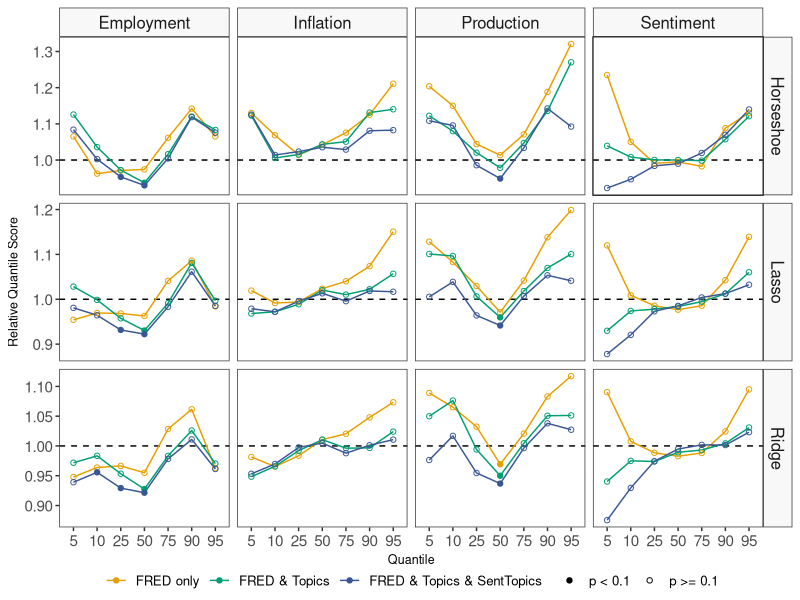
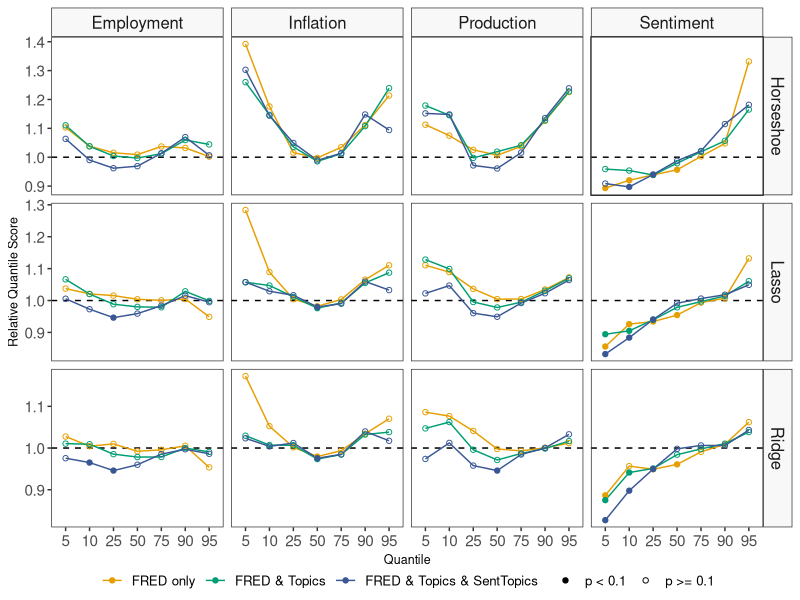

Source code (R) for these figures, in order:
library(tidyverse)

# Set path to folder 'Results'
# setwd("")

# Colors
r_colors <- c(
  "#000000", "#E69F00", "#3a5795", "#56B4E9", "#009E73", "#0072B2",
  "#D55E00", "#CC79A7"
)

# -----------------------------------------------------------------------------#
# ---------         Upper panel (data in folder 'Results')   ------------------#
# -----------------------------------------------------------------------------#
sheets <- readxl::excel_sheets("Results_linear_all.xlsx")
df_all <- purrr::map_df(
  sheets,
  ~ mutate(readxl::read_excel("Results_linear_all.xlsx", sheet = .x),
    sheetname = .x
  )
)

# Create tibble for ggplot
df_plots_var <- df_all |>
  select(Row, QLmean, sheetname, QL_DM) |>
  mutate(model = (str_extract(Row, "\\w+_|^\\w+\\s\\w+") |>
    str_remove("fred") |>
    str_remove("_"))) |>
  mutate(fred = parse_number(str_extract(Row, "fred=\\d"))) |>
  mutate(text = parse_number(str_extract(Row, "text=0y|text=1y|text=2y|text=6y"))) |>
  mutate(
    Predictors = str_c(fred, text),
    Predictors = case_when(
      Predictors == "10" ~ "FRED only",
      Predictors == "11" ~ "FRED & Topics",
      Predictors == "16" ~ "FRED & Topics & SentTopics"
    )
  ) |>
  mutate(Predictors = fct_relevel(Predictors, c("FRED only", "FRED & Topics"))) |> # sort baseline
  mutate(
    q = parse_number(str_extract(sheetname, "q=\\d+")),
    q = fct_relevel(as.factor(q), c("5", "10"))
  ) |>
  mutate(h = parse_number(str_extract(sheetname, "h=\\d+"))) |>
  mutate(ylag = parse_number(str_extract(Row, "ylag=\\d+"))) |>
  mutate(
    response = str_extract(sheetname, "CPI|INDPRO|UMCSENT|CE16"),
    response = case_when(
      response == "CE16" ~ "Employment",
      response == "CPI" ~ "Inflation",
      response == "INDPRO" ~ "Production",
      response == "UMCSENT" ~ "Sentiment"
    )
  ) |>
  drop_na()

# Subset tibble
df_plots_var |>
  filter(h == 7 & ylag == 12) |>
  filter(model %in% c("Horseshoe", "Lasso", "Ridge")) |>
  mutate(model = fct_relevel(model, "Horseshoe", "Lasso", "Ridge")) |>
  mutate(shape_point = if_else(QL_DM < 0.1, "p < 0.1", "p >= 0.1")) |>
  # Make ggplot
  ggplot() +
  theme_bw() +
  geom_hline(yintercept = 1, linetype = "dashed") +
  geom_line(aes(x = q, y = QLmean, color = Predictors, group = Predictors)) +
  geom_point(aes(x = q, y = QLmean, color = Predictors, shape = shape_point)) +
  facet_grid(model ~ response, scales = "free_y") +
  labs(
    y = "Relative Quantile Score",
    x = "Quantile"
  ) +
  theme(
    legend.position = "bottom",
    legend.title = element_blank(),
    legend.margin = margin(t = -10),
    strip.background = element_rect(fill = alpha("grey", 0.1)),
    panel.grid.major = element_blank(),
    panel.grid.minor = element_blank(),
    text = element_text(size = 12),
    axis.title = element_text(size = 9),
    axis.text = element_text(size = 11),
    strip.text.x = element_text(size = 12),
    strip.text.y = element_text(size = 12)
  ) +
  scale_color_manual(values = c(r_colors[2], r_colors[5], r_colors[3])) +
  scale_shape_manual(values = c(19, 1)) +
  guides(
    colour = guide_legend(order = 1),
    shape = guide_legend(order = 2)
  )

# -----------------------------------------------------------------------------#
# --------- Figure 4, lower panel (data in folder 'Results') ------------------#
# -----------------------------------------------------------------------------#

# Subset tibble
df_plots_var |>
  filter(h == 13 & ylag == 12) |>
  filter(model %in% c("Horseshoe", "Lasso", "Ridge")) |>
  mutate(model = fct_relevel(model, "Horseshoe", "Lasso", "Ridge")) |>
  mutate(shape_point = if_else(QL_DM < 0.1, "p < 0.1", "p >= 0.1")) |>
  # Make ggplot
  ggplot() +
  theme_bw() +
  geom_hline(yintercept = 1, linetype = "dashed") +
  geom_line(aes(x = q, y = QLmean, color = Predictors, group = Predictors)) +
  geom_point(aes(x = q, y = QLmean, color = Predictors, shape = shape_point)) +
  facet_grid(model ~ response, scales = "free_y") +
  labs(
    y = "Relative Quantile Score",
    x = "Quantile"
  ) +
  theme(
    legend.position = "bottom",
    legend.title = element_blank(),
    legend.margin = margin(t = -10),
    strip.background = element_rect(fill = alpha("grey", 0.1)),
    panel.grid.major = element_blank(),
    panel.grid.minor = element_blank(),
    text = element_text(size = 12),
    axis.title = element_text(size = 9),
    axis.text = element_text(size = 11),
    strip.text.x = element_text(size = 12),
    strip.text.y = element_text(size = 12)
  ) +
  scale_color_manual(values = c(r_colors[2], r_colors[5], r_colors[3])) +
  scale_shape_manual(values = c(19, 1)) +
  guides(
    colour = guide_legend(order = 1),
    shape = guide_legend(order = 2)
  )
